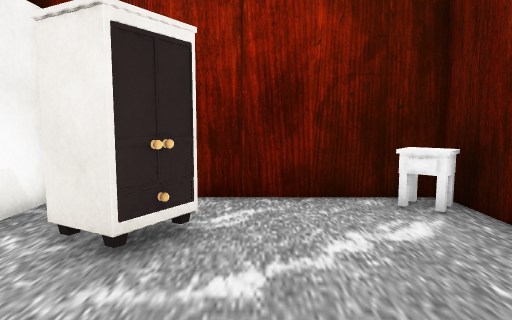
View 1 (above)

24 first-person views from a walk through a 3-D level made in the Unity game engine. The camera is 1.3 m above the floor, tilts 6° down and sees 70° across. The floor is counted in squares, 0.94 m on a side. Each view is taken from the middle of a square. On the plan, view 1 faces up. The plan holds only what a view shows up to about 16 squares ahead; the rest is blank. The place goes on beyond the plan. The player is left out. Door leaves are left out, so doorways stand open. Some surface patterns are stand-ins.

View 2
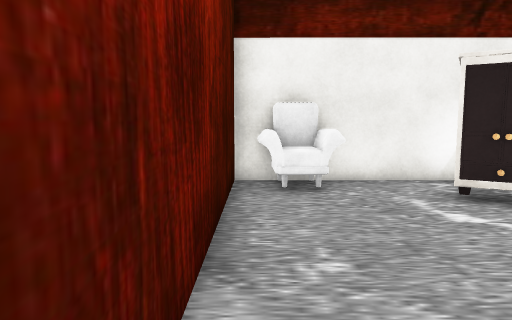

View 3
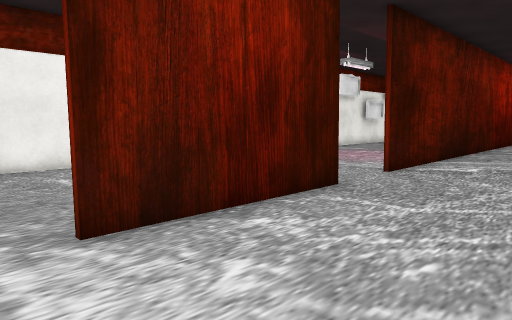

View 4
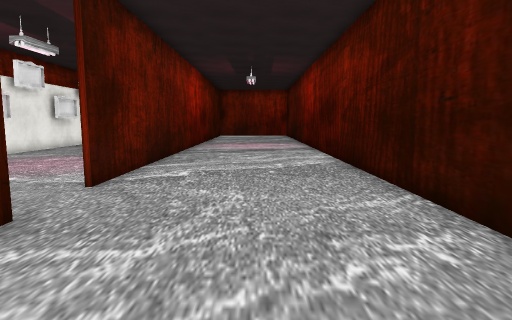

View 5
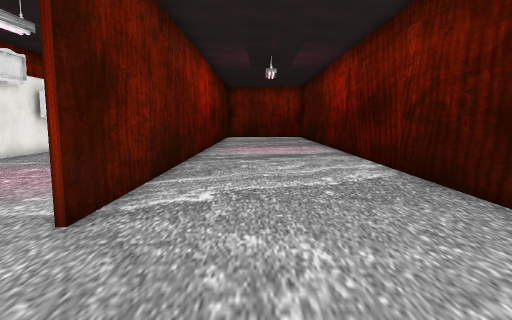

View 6
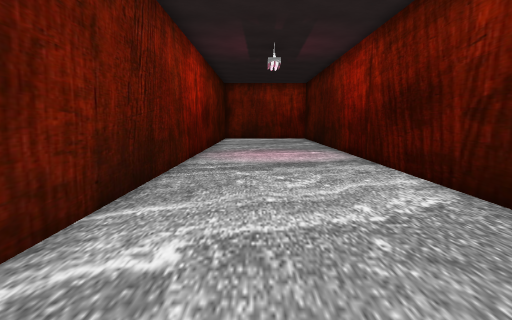

View 7
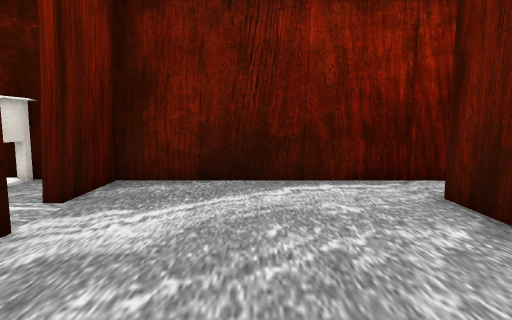

View 8
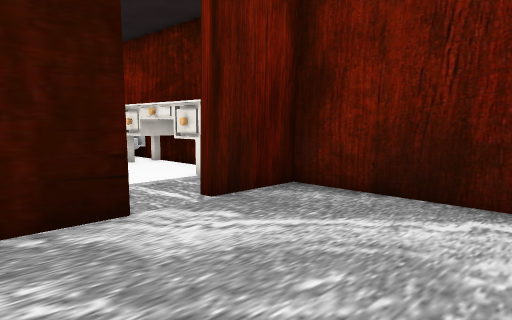

View 9
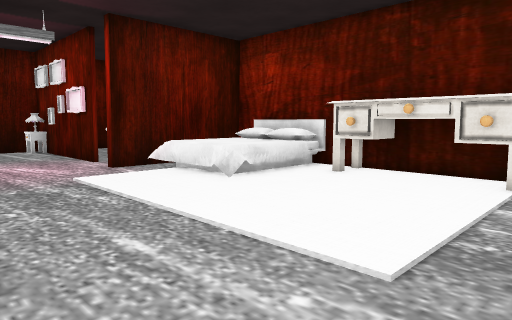

View 10
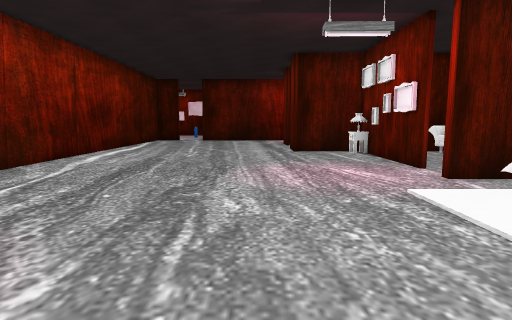

View 11
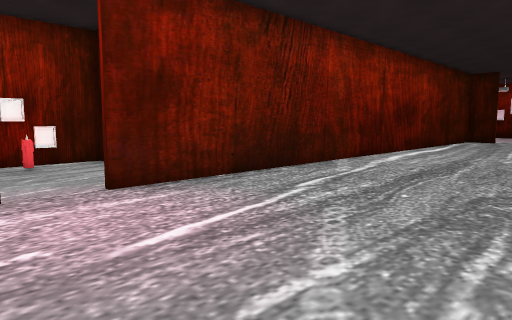

View 12
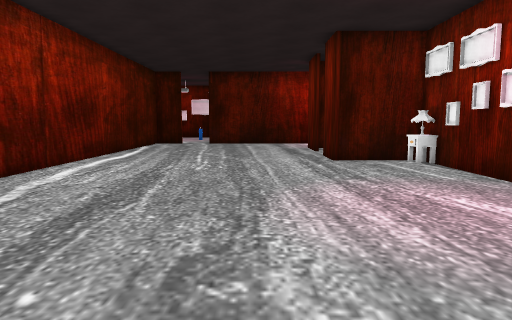

View 13
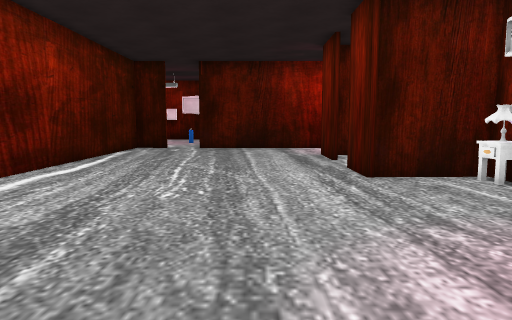

View 14
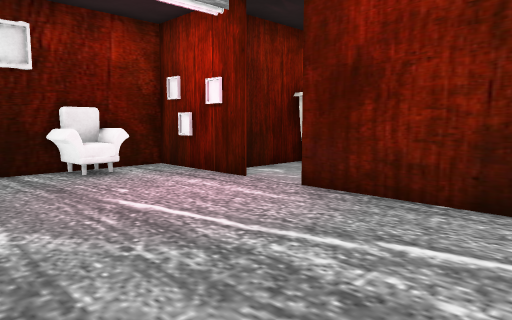

View 15
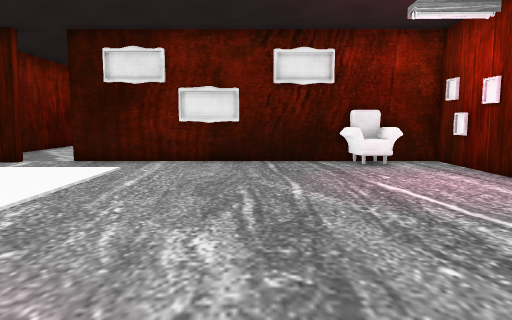

View 16
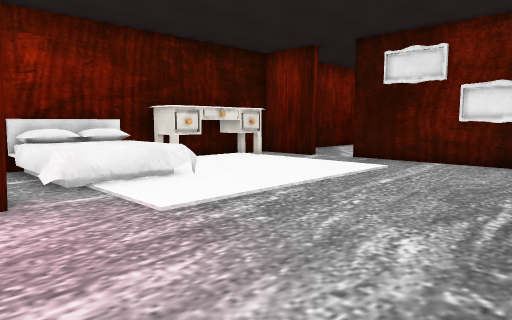

View 17
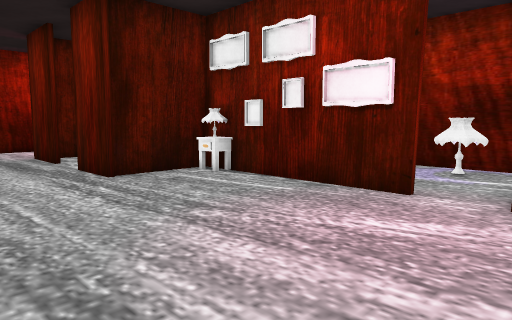

View 18
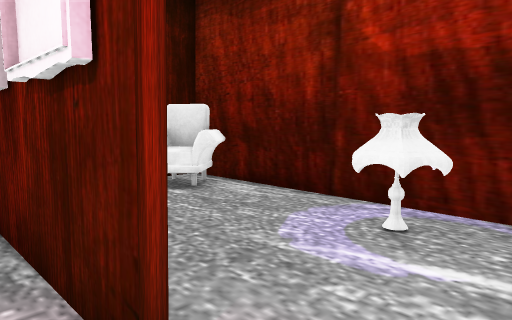

View 19
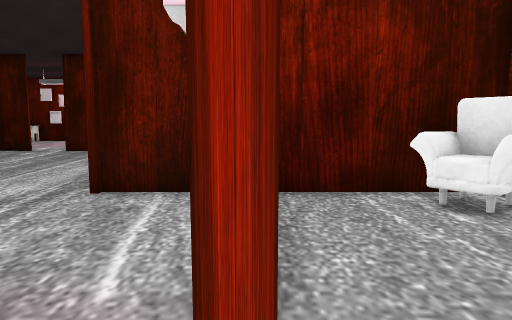

View 20
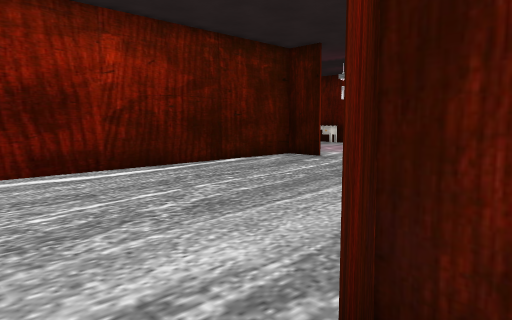

View 21
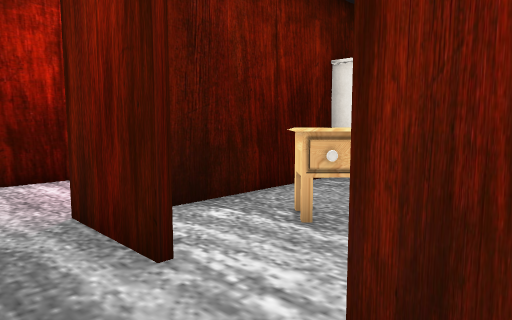

View 22
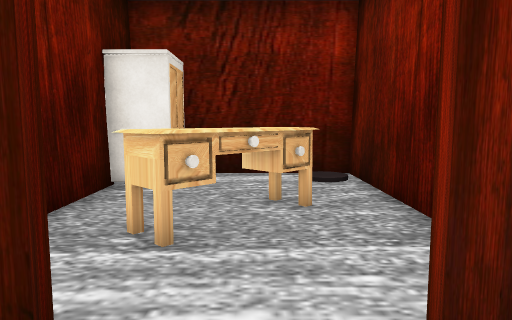

View 23
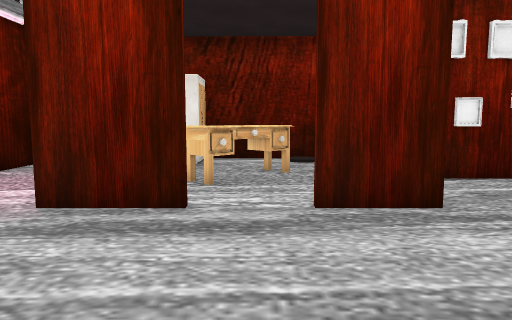

View 24
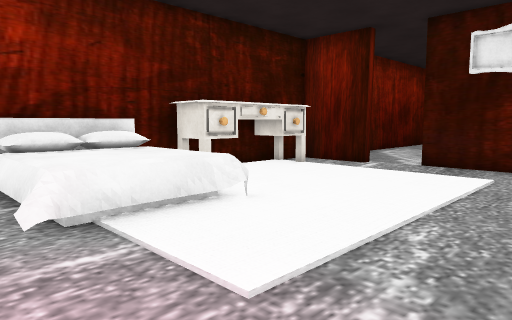

### Floor plan
Points are (right, up) in squares from view 1. A wall is a line through its corners. A room is listed if a view was taken in it or the views show most of it. See-through windows are left out.
Room 1 (view 1)
walls: (-3.6, 6.3) (-3.6, -0.5) (3.6, -0.5); (2.4, 6.6) (-1.2, 6.6)
ways out: open door at (3.5, 0.5) to room 2
objects: other object (-3, 0) to (-2, 2); other object (-2, 4) to (-1, 5)
Room 2 (views 2, 3, 4, 5, 6, 7, 8)
walls: (3.5, 7) (3.5, 1.4); (3.4, 4.8) (3.4, 6.6) (2.4, 6.6); (10.1, 3.5) (10, 24.1); (3.5, 23.4) (3.5, 9.6); (3.6, -0.5) (10.3, -0.5) (10.3, 1.9)
ways out: open door at (3.5, 0.5) to room 1; opening at (10, 2.5) to room 3; opening at (3, 8.5)
objects: other object (3, 6)
Room 3 (views 9, 10, 11, 12, 13, 14, 15, 16, 17, 18, 19, 20, 21, 22, 23, 24)
walls: (23.7, 4.1) (26.4, 4.1); (29.3, 4.1) (30.1, 4.1) (30.1, 7.2) (32.1, 7.2); (22.9, -0.8) (29.6, -0.8); (34.1, 7.2) (36.6, 7.2); (14.2, 16.3) (10.2, 16.3) (10.2, 3.5); (30.1, 0) (30.1, 3.6); (10.3, 1.9) (10.6, 1.9) (10.6, -0.7); (11, -0.8) (21.8, -0.8) (21.7, 4.3) (22.1, 4.3); (37.5, 16.3) (16, 16.3)
ways out: opening at (10, 2.5) to room 2; opening at (33.5, 7) to room 4; open door at (15.3, 16.3)
objects: other object (11, 13) to (11, 14); other object (12, 16); other object (13, 0) to (16, 1); bed (18, 0) to (21, 3); lamp (24, 0) to (24, 1); other object (27, 4); other object (28, 0) to (29, 1); other object (28, 4); lamp (29, 4) to (29, 5)
Room 4 (no view inside)
walls: (30.4, 3.9) (30.4, -0.8) (35, -0.8); (36.2, 1) (36.2, 6.6)
ways out: opening at (33.5, 7) to room 3
objects: black disc (31, 0); other object (32, 3) to (34, 5); other object (35, 0) to (36, 1)

Where each view was taken, in squares from view 1:
view 1: 0 up, 0 right, facing up
view 2: 0 up, 5 right, facing left
view 3: 0 up, 8 right, facing up-left
view 4: 2 up, 7 right, facing up
view 5: 5 up, 6 right, facing up
view 6: 8 up, 6 right, facing up
view 7: 8 up, 7 right, facing down
view 8: 6 up, 5 right, facing down-right
view 9: 9 up, 11 right, facing down-right
view 10: 9 up, 13 right, facing right
view 11: 9 up, 13 right, facing up-right
view 12: 10 up, 17 right, facing right
view 13: 10 up, 21 right, facing right
view 14: 10 up, 21 right, facing up-left
view 15: 10 up, 23 right, facing left
view 16: 11 up, 23 right, facing down-left
view 17: 11 up, 21 right, facing down-right
view 18: 5 up, 22 right, facing down-right
view 19: 4 up, 23 right, facing right
view 20: 6 up, 28 right, facing up-right
view 21: 9 up, 31 right, facing down-right
view 22: 9 up, 33 right, facing down
view 23: 13 up, 33 right, facing down
view 24: 8 up, 22 right, facing down-left
